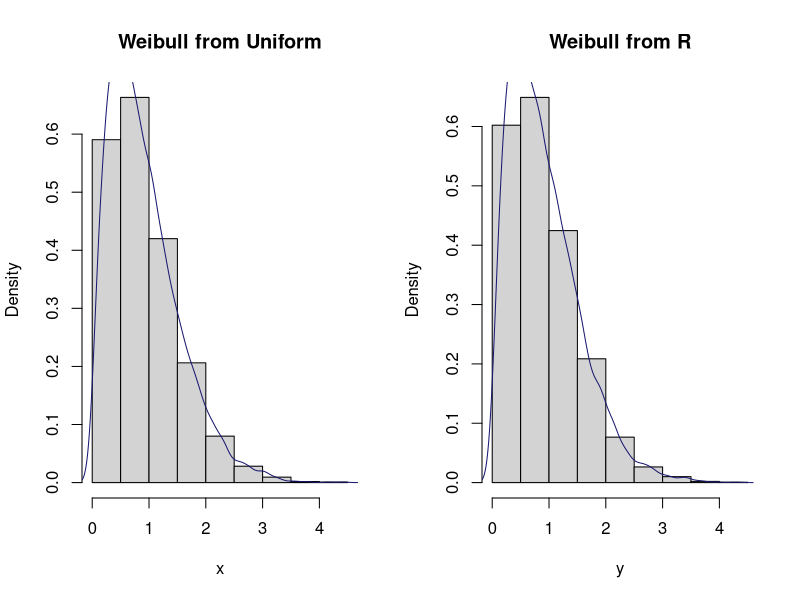
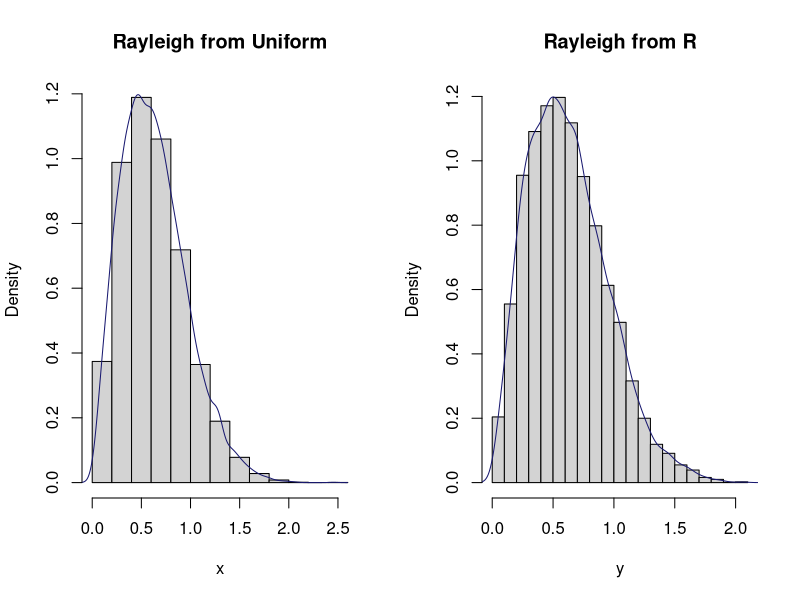
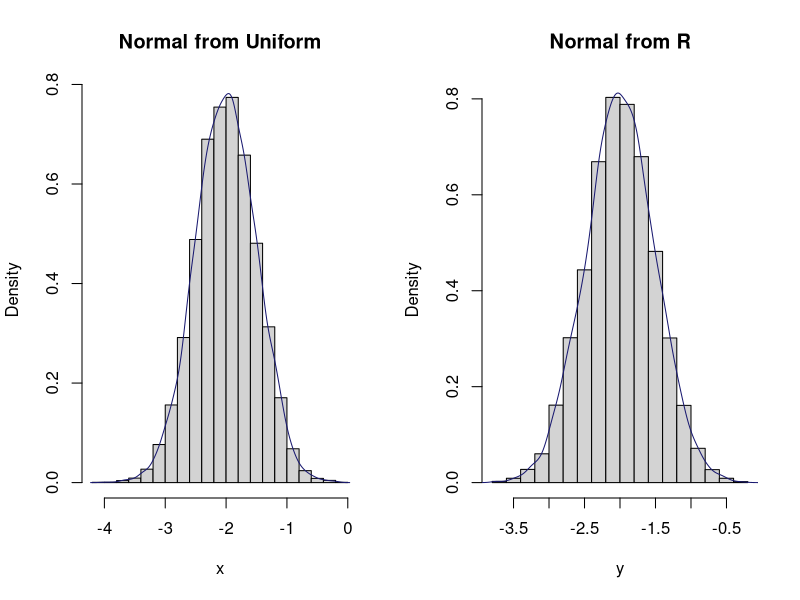

These figures' R source, in order:
#Q4(i)
# 𝛼= 1.5(shape), 𝛽= 1(scale)
par(mfrow=c(1,2))

x <- 1*(-log(1-runif(10000)))^(1/1.5)
hist(x, freq=F, main="Weibull from Uniform")
lines(density(x), col="midnightblue", lwd=1)

y <- rweibull(10000, 1.5, 1)
hist(y, freq=F, main="Weibull from R")
lines(density(y), col="midnightblue", lwd=1)

#Q4(ii)
# sd = 0.5(scale)
par(mfrow=c(1,2))

x <- sqrt(-2*(0.5^2) * log(1-runif(10000)))
hist(x, freq=F, main="Rayleigh from Uniform")
lines(density(x), col="midnightblue", lwd=1)

library(VGAM)
y <- rrayleigh(10000, 0.5)
hist(y, freq=F, main="Rayleigh from R")
lines(density(y), col="midnightblue", lwd=1)

#Q4(iii)
# mean = -2(location), sd = 0.5(scale)
par(mfrow=c(1,2))

library(pracma)
x <- -2 + ((0.5*sqrt(2)) * erfinv(2*runif(10000)-1))
hist(x, freq=F, main="Normal from Uniform")
lines(density(x), col="midnightblue", lwd=1)

y <- rnorm(10000, -2, 0.5)
hist(y, freq=F, main="Normal from R")
lines(density(y), col="midnightblue", lwd=1)
